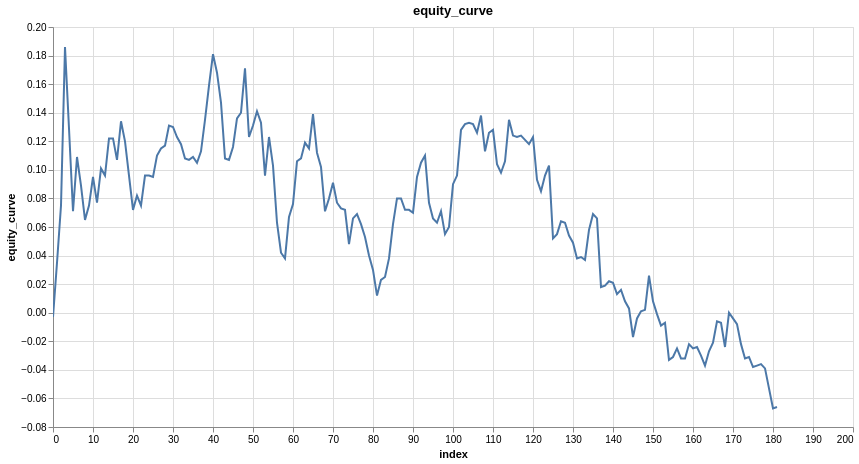

The cell this chart's notebook holds for it:
### Code cell
research.plot_column(trade_results, 'equity_curve')

### Figure 1 — Vega specification as saved in the notebook (floating-point values rounded to 4 significant figures; data arrays with more than 128 entries replaced by an {"elided": "..."} marker saying what was removed)
{"$schema": "https://vega.github.io/schema/vega/v6.json", "data": [{"name": "param_1e9efca18e7a2868_store"}, {"name": "source_0", "values": {"elided": "182 records"}}, {"name": "source_0_x_domain_index", "values": [{"min": 0, "max": 181}]}, {"name": "source_0_y_domain_equity_curve", "values": [{"min": -0.067, "max": 0.186}]}], "signals": [{"name": "unit", "value": {}, "on": [{"events": "pointermove", "update": "isTuple(group()) ? group() : unit"}]}, {"name": "param_1e9efca18e7a2868", "update": "vlSelectionResolve(\"param_1e9efca18e7a2868_store\", \"union\")"}, {"name": "param_1e9efca18e7a2868_index", "on": [{"events": [{"source": "view", "type": "dblclick"}], "update": "null"}, {"events": {"signal": "param_1e9efca18e7a2868_translate_delta"}, "update": "panLinear(param_1e9efca18e7a2868_translate_anchor.extent_x, -param_1e9efca18e7a2868_translate_delta.x / width)"}, {"events": {"signal": "param_1e9efca18e7a2868_zoom_delta"}, "update": "zoomLinear(domain(\"x\"), param_1e9efca18e7a2868_zoom_anchor.x, param_1e9efca18e7a2868_zoom_delta)"}]}, {"name": "param_1e9efca18e7a2868_equity_curve", "on": [{"events": [{"source": "view", "type": "dblclick"}], "update": "null"}, {"events": {"signal": "param_1e9efca18e7a2868_translate_delta"}, "update": "panLinear(param_1e9efca18e7a2868_translate_anchor.extent_y, param_1e9efca18e7a2868_translate_delta.y / height)"}, {"events": {"signal": "param_1e9efca18e7a2868_zoom_delta"}, "update": "zoomLinear(domain(\"y\"), param_1e9efca18e7a2868_zoom_anchor.y, param_1e9efca18e7a2868_zoom_delta)"}]}, {"name": "param_1e9efca18e7a2868_tuple", "on": [{"events": [{"signal": "param_1e9efca18e7a2868_index || param_1e9efca18e7a2868_equity_curve"}], "update": "param_1e9efca18e7a2868_index && param_1e9efca18e7a2868_equity_curve ? {unit: \"\", fields: param_1e9efca18e7a2868_tuple_fields, values: [param_1e9efca18e7a2868_index,param_1e9efca18e7a2868_equity_curve]} : null"}]}, {"name": "param_1e9efca18e7a2868_tuple_fields", "value": [{"field": "index", "channel": "x", "type": "R"}, {"field": "equity_curve", "channel": "y", "type": "R"}]}, {"name": "param_1e9efca18e7a2868_translate_anchor", "value": {}, "on": [{"events": [{"source": "scope", "type": "pointerdown"}], "update": "{x: x(unit), y: y(unit), extent_x: domain(\"x\"), extent_y: domain(\"y\")}"}]}, {"name": "param_1e9efca18e7a2868_translate_delta", "value": {}, "on": [{"events": [{"source": "window", "between": [{"source": "scope", "type": "pointerdown"}, {"source": "window", "type": "pointerup"}], "consume": true, "type": "pointermove"}], "update": "{x: param_1e9efca18e7a2868_translate_anchor.x - x(unit), y: param_1e9efca18e7a2868_translate_anchor.y - y(unit)}"}]}, {"name": "param_1e9efca18e7a2868_zoom_anchor", "on": [{"events": [{"source": "scope", "type": "wheel", "consume": true}], "update": "{x: invert(\"x\", x(unit)), y: invert(\"y\", y(unit))}"}]}, {"name": "param_1e9efca18e7a2868_zoom_delta", "on": [{"events": [{"source": "scope", "type": "wheel", "consume": true}], "update": "pow(1.001, event.deltaY * pow(16, event.deltaMode))", "force": true}]}, {"name": "param_1e9efca18e7a2868_modify", "on": [{"events": {"signal": "param_1e9efca18e7a2868_tuple"}, "update": "modify(\"param_1e9efca18e7a2868_store\", param_1e9efca18e7a2868_tuple, true)"}]}], "marks": [{"type": "line", "name": "marks", "from": {"data": "source_0"}, "sort": {"field": "x"}, "encode": {"update": {"tooltip": {"signal": "{\"index\": format(datum[\"index\"], \"\"), \"equity_curve\": format(datum[\"equity_curve\"], \"\")}"}, "stroke": {"value": "#4c78a8"}, "y": {"field": "equity_curve", "scale": "y"}, "x": {"field": "index", "scale": "x"}, "defined": {"signal": "isValid(datum[\"index\"]) && isFinite(+datum[\"index\"]) && isValid(datum[\"equity_curve\"]) && isFinite(+datum[\"equity_curve\"])"}}}, "interactive": true, "clip": true, "style": ["line"]}], "scales": [{"name": "x", "type": "linear", "domain": [{"signal": "(data(\"source_0_x_domain_index\")[0] || {}).min"}, {"signal": "(data(\"source_0_x_domain_index\")[0] || {}).max"}], "range": [0, {"signal": "width"}], "nice": true, "zero": false, "domainRaw": {"signal": "param_1e9efca18e7a2868[\"index\"]"}}, {"name": "y", "type": "linear", "domain": [{"signal": "(data(\"source_0_y_domain_equity_curve\")[0] || {}).min"}, {"signal": "(data(\"source_0_y_domain_equity_curve\")[0] || {}).max"}], "range": [{"signal": "height"}, 0], "domainRaw": {"signal": "param_1e9efca18e7a2868[\"equity_curve\"]"}, "zero": true, "nice": true}], "axes": [{"scale": "x", "gridScale": "y", "labels": false, "maxExtent": 0, "domain": false, "minExtent": 0, "ticks": false, "orient": "bottom", "zindex": 0, "grid": true, "tickCount": {"signal": "ceil(width/40)"}, "aria": false}, {"scale": "y", "domain": false, "orient": "left", "aria": false, "minExtent": 0, "ticks": false, "zindex": 0, "grid": true, "maxExtent": 0, "gridScale": "x", "labels": false, "tickCount": {"signal": "ceil(height/40)"}}, {"scale": "x", "orient": "bottom", "grid": false, "title": "index", "labelOverlap": true, "tickCount": {"signal": "ceil(width/40)"}, "labelFlush": true, "zindex": 0}, {"scale": "y", "grid": false, "zindex": 0, "orient": "left", "labelOverlap": true, "title": "equity_curve", "tickCount": {"signal": "ceil(height/40)"}}], "title": {"text": "equity_curve", "frame": "group"}, "width": 800, "padding": 5, "background": "white", "height": 400, "style": "cell"}
